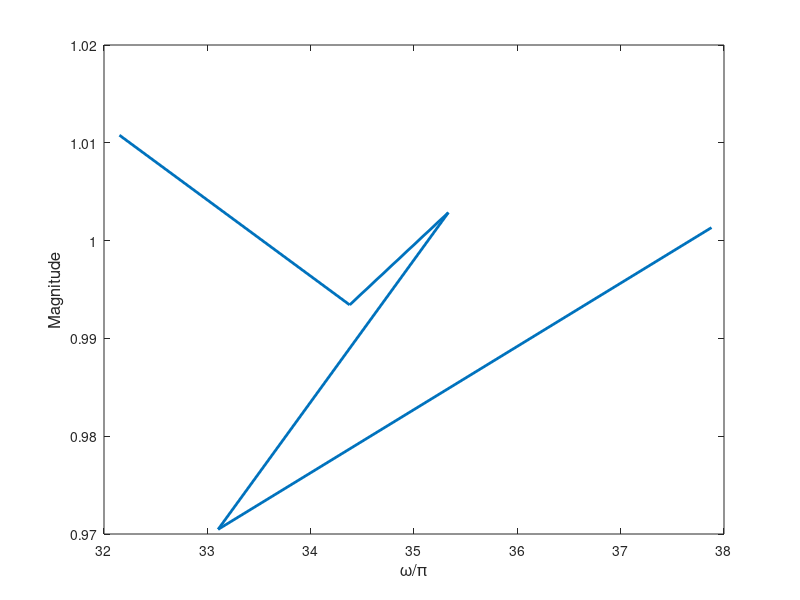
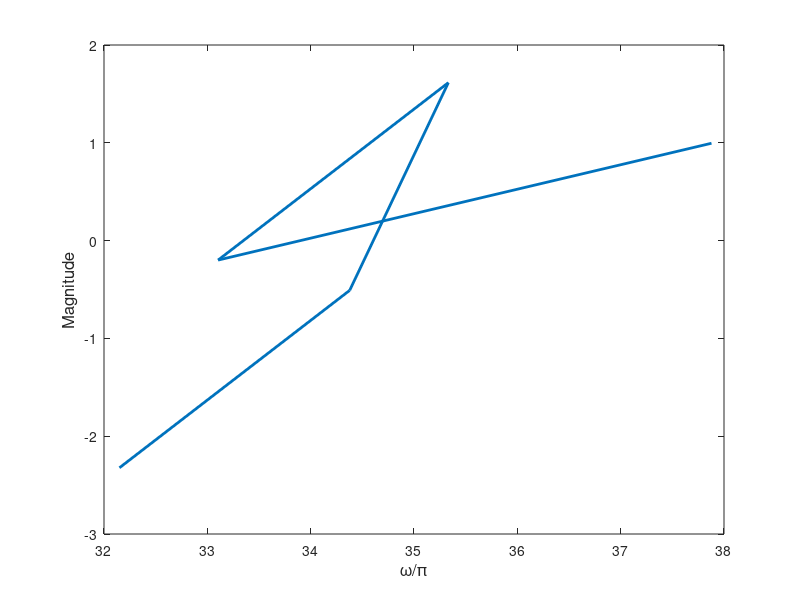
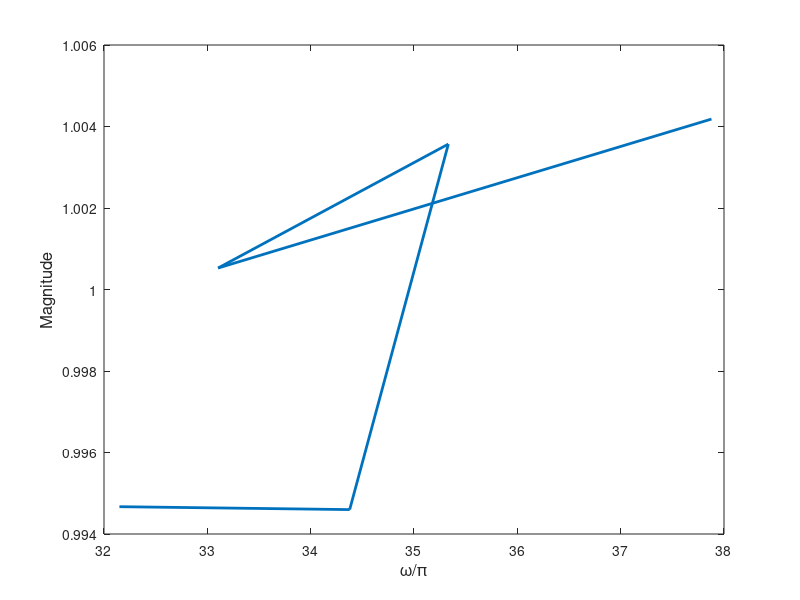
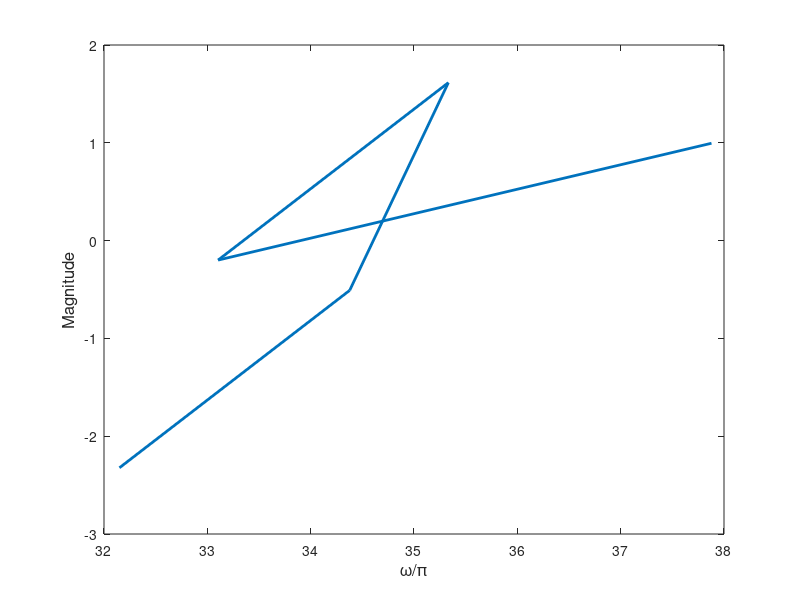

The MATLAB script that drew these images, in order: (Note: this script raises an error after producing the figures.)
%% Hilbert transformer
clear, clc, close all

% Define parameters
L = 31;
M = L -1;

%% a) Window method
n = -M/2:M/2;
hd = 2/pi*((sin(pi*n/2)).^2)./n;
hd(n == 0) = 0; % enforce value at 0

% window by Hamming window
hwin = hd.*hamming(M+1).';

[Hwin, w] = freqz(hwin, 1, 'whole');

figure, box on
plot(w/pi, abs(Hwin).^2, 'LineWidth', 2)
xlabel('\omega/\pi', 'FontSize', 12)
ylabel('Magnitude', 'FontSize', 12)
saveas(gca, '../figs/hilbert_win_mag', 'epsc')

figure, box on
plot(w/pi, unwrap(angle(Hwin)), 'LineWidth', 2)
xlabel('\omega/\pi', 'FontSize', 12)
ylabel('Magnitude', 'FontSize', 12)
saveas(gca, '../figs/hilbert_win_phase', 'epsc')

%% b) Parks-McClellan method
hpm = firpm(M, [0.1 0.9], [1 1], 'hilbert');
figure, freqz(hpm, 1)

[Hpm, w] = freqz(hpm, 1, 'whole');

figure, box on
plot(w/pi, abs(Hpm).^2, 'LineWidth', 2)
xlabel('\omega/\pi', 'FontSize', 12)
ylabel('Magnitude', 'FontSize', 12)
saveas(gca, '../figs/hilbert_pm_mag', 'epsc')

figure, box on
plot(w/pi, unwrap(angle(Hpm)), 'LineWidth', 2)
xlabel('\omega/\pi', 'FontSize', 12)
ylabel('Magnitude', 'FontSize', 12)
saveas(gca, '../figs/hilbert_pm_phase', 'epsc')

%% c) Least-squares method
hls = firls(M, [0.1 0.9], [1 1], 'hilbert');

[Hls, w] = freqz(hls, 1, 'whole');

figure, box on
plot(w/pi, abs(Hls).^2, 'LineWidth', 2)
xlabel('\omega/\pi', 'FontSize', 12)
ylabel('Magnitude', 'FontSize', 12)
saveas(gca, '../figs/hilbert_ls_mag', 'epsc')

figure, box on
plot(w/pi, unwrap(angle(Hls)), 'LineWidth', 2)
xlabel('\omega/\pi', 'FontSize', 12)
ylabel('Phase (rad)', 'FontSize', 12)
saveas(gca, '../figs/hilbert_ls_phase', 'epsc')
